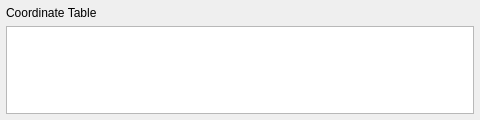
<?xml version="1.0" encoding="UTF-8"?>
<ui version="4.0">
 <class>CoordinateTableDialog</class>
 <widget class="QDialog" name="CoordinateTableDialog">
  <property name="windowModality">
   <enum>Qt::NonModal</enum>
  </property>
  <property name="enabled">
   <bool>true</bool>
  </property>
  <property name="geometry">
   <rect>
    <x>0</x>
    <y>0</y>
    <width>480</width>
    <height>120</height>
   </rect>
  </property>
  <property name="minimumSize">
   <size>
    <width>232</width>
    <height>120</height>
   </size>
  </property>
  <property name="windowTitle">
   <string>Coordinate Table</string>
  </property>
  <layout class="QVBoxLayout" name="verticalLayout">
   <property name="margin">
    <number>6</number>
   </property>
   <item>
    <widget class="QLabel" name="tableTitle">
     <property name="text">
      <string>Coordinate Table</string>
     </property>
     <property name="buddy">
      <cstring>coordinateTable</cstring>
     </property>
    </widget>
   </item>
   <item>
    <widget class="QTableView" name="coordinateTable">
     <property name="enabled">
      <bool>true</bool>
     </property>
     <property name="font">
      <font>
       <pointsize>11</pointsize>
      </font>
     </property>
     <property name="alternatingRowColors">
      <bool>true</bool>
     </property>
     <attribute name="horizontalHeaderVisible">
      <bool>true</bool>
     </attribute>
     <attribute name="horizontalHeaderCascadingSectionResizes">
      <bool>true</bool>
     </attribute>
     <attribute name="horizontalHeaderStretchLastSection">
      <bool>true</bool>
     </attribute>
     <attribute name="horizontalHeaderStretchLastSection">
      <bool>true</bool>
     </attribute>
     <attribute name="horizontalHeaderCascadingSectionResizes">
      <bool>true</bool>
     </attribute>
     <attribute name="horizontalHeaderVisible">
      <bool>true</bool>
     </attribute>
    </widget>
   </item>
  </layout>
 </widget>
 <resources/>
 <connections/>
</ui>
